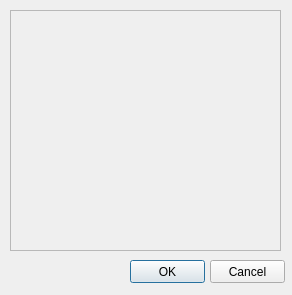
<?xml version="1.0" encoding="UTF-8"?>
<ui version="4.0">
 <class>InsertNewDialog</class>
 <widget class="QDialog" name="InsertNewDialog">
  <property name="geometry">
   <rect>
    <x>0</x>
    <y>0</y>
    <width>292</width>
    <height>295</height>
   </rect>
  </property>
  <property name="windowTitle">
   <string>Insert new...</string>
  </property>
  <property name="modal">
   <bool>false</bool>
  </property>
  <widget class="QPushButton" name="okButton">
   <property name="geometry">
    <rect>
     <x>130</x>
     <y>260</y>
     <width>75</width>
     <height>23</height>
    </rect>
   </property>
   <property name="text">
    <string>OK</string>
   </property>
  </widget>
  <widget class="QPushButton" name="cancelButton">
   <property name="geometry">
    <rect>
     <x>210</x>
     <y>260</y>
     <width>75</width>
     <height>23</height>
    </rect>
   </property>
   <property name="text">
    <string>Cancel</string>
   </property>
  </widget>
  <widget class="QScrollArea" name="scrollArea">
   <property name="geometry">
    <rect>
     <x>10</x>
     <y>10</y>
     <width>271</width>
     <height>241</height>
    </rect>
   </property>
   <property name="widgetResizable">
    <bool>true</bool>
   </property>
   <widget class="QWidget" name="scrollAreaWidgetContents">
    <property name="geometry">
     <rect>
      <x>0</x>
      <y>0</y>
      <width>269</width>
      <height>239</height>
     </rect>
    </property>
   </widget>
  </widget>
 </widget>
 <resources/>
 <connections/>
</ui>
